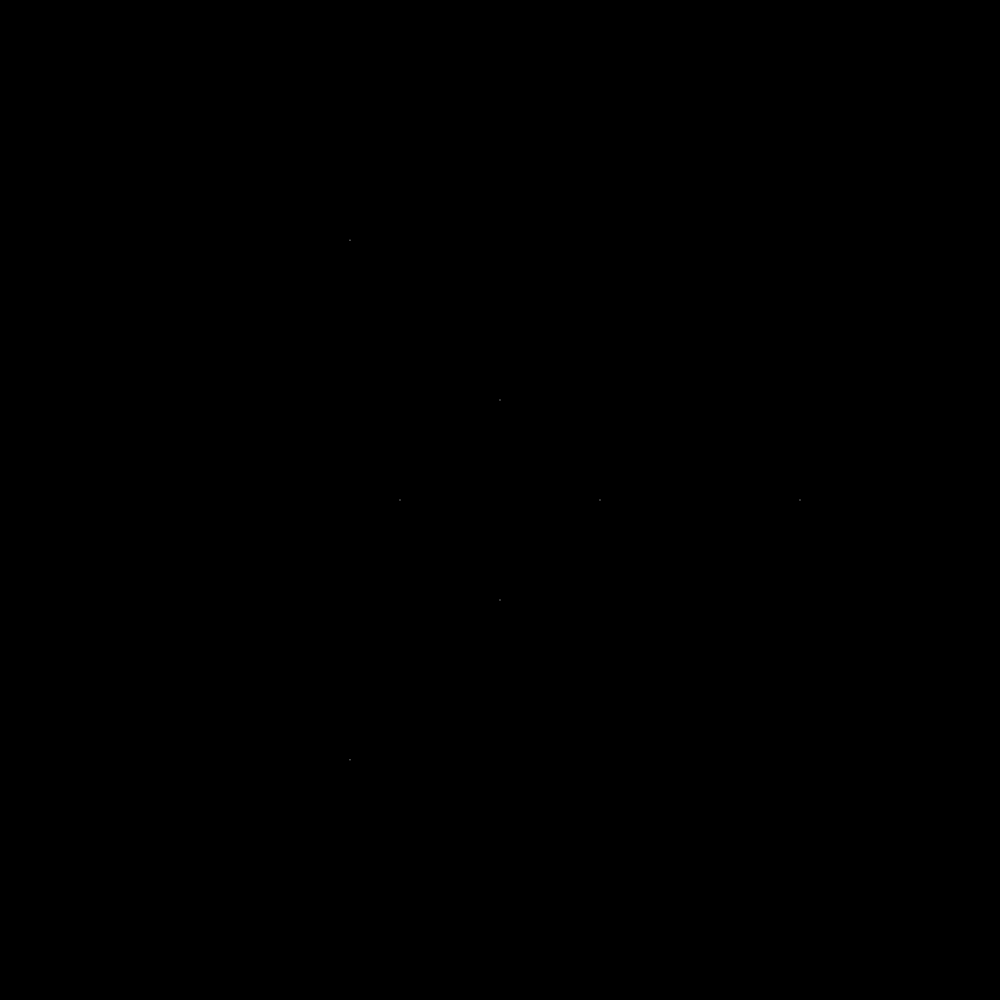
Frame 1 (no input)
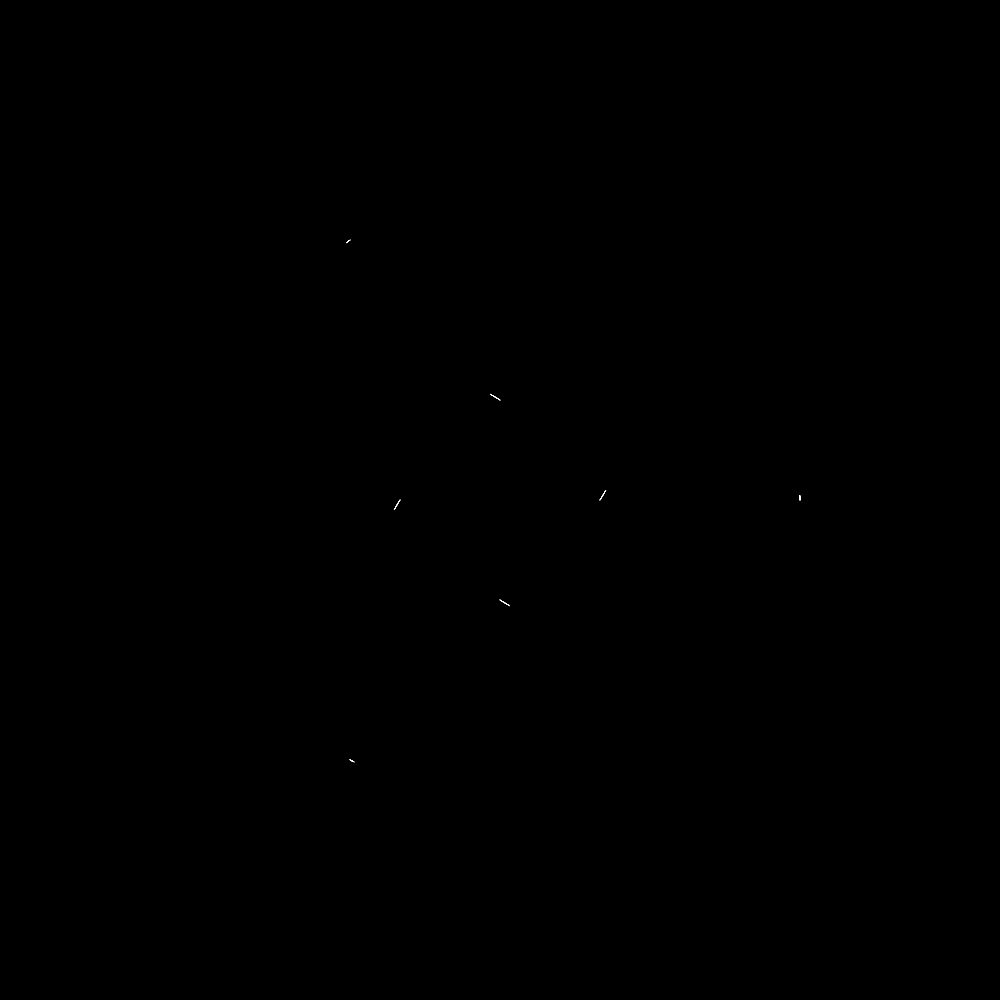
Frame 60 (no input)
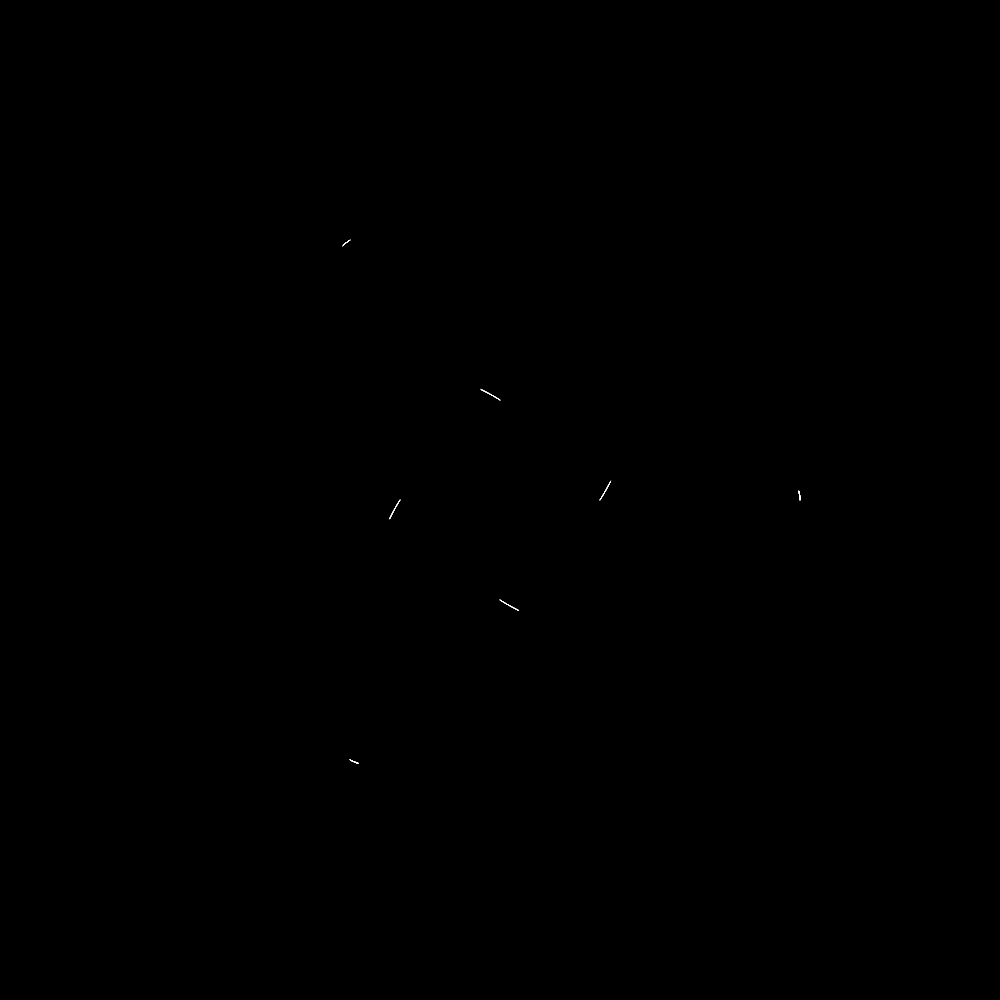
Frame 120 (the mouse pressed at the canvas centre since frame 60)

The p5.js sketch that drew these frames (run headless with seeded random() and noise() and a simulated clock; from frame 60 on, the mouse is pressed at the canvas centre):

// p5.js sketch
// ── sketch.js
"use strict";

var gravConstant = 2e2;
var timeStep = 0.05;

var sqrd = function sqrd(x) {
  return x * x;
}

var TwoDVector = class TwoDVector {
  constructor(x, y) {
    this.x = x;
    this.y = y;
  }

  copy() {
    return new TwoDVector(this.x, this.y);
  }

  dist(v) {
    return sqrt(dist2(v));
  }

  dist2(v) {
    return sqrd(this.x - v.x) + sqrd(this.y - v.y);
  }

  minus(v) {
    return new TwoDVector(this.x - v.x, this.y - v.y);
  }

  incrementBy(v) {
    this.x += v.x;
    this.y += v.y;
  }


  normalized() {
    var length = sqrt(sqrd(this.x) + sqrd(this.y));
    if (length == 0) {
      return this;
    }
    return this.scaleBy(1.0 / length);
  }

  plus(v) {
    return new TwoDVector(this.x + v.x, this.y + v.y);
  }

  scaleBy(s) {
    return new TwoDVector(this.x * s, this.y * s);
  }
}

var Mass = class Mass {
  constructor(m, x, y, vx, vy) {
    this.mass = m;
    this.p = new TwoDVector(x, y);
    this.v = new TwoDVector(vx, vy);
    this.previousP = this.p.copy();
  }

  moveForwardBy(timeStep, acceleration) {
    this.previousP = this.p.copy();
    var deltaP = this.v.scaleBy(timeStep).plus(acceleration.scaleBy(timeStep * 0.5));
    this.p.incrementBy(deltaP);
    var deltaV = acceleration.scaleBy(timeStep);
    this.v.incrementBy(deltaV);
  }

  forceTowards(m) {
    var force = gravConstant * this.mass * m.mass / this.p.dist2(m.p);
    return m.p.minus(this.p).normalized().scaleBy(force);
  }
};

var MassSystem = class MassSystem {
  constructor() {
    this.masses = [];
    // this.time = 0.0;
  }

  addMass(mass, x, y, vx, vy) {
    var mass = new Mass(mass, x, y, vx, vy);
    this.masses.push(mass);
  }

  moveForwardBy(timeStep) {
    var accelerations = [];
    for (var massIndex in this.masses) {
      var mass = this.masses[massIndex];
      accelerations.push(this.accelerationOnMass(mass));
    }
    for (var massIndex in this.masses) {
      var mass = this.masses[massIndex];
      mass.moveForwardBy(timeStep, accelerations[massIndex]);
    }
  }

  accelerationOnMass(m) {
    var force = new TwoDVector(0, 0);
    for (var massIndex in this.masses) {
      var m_ = this.masses[massIndex];
      if (m_ != m) {
        force.incrementBy(m.forceTowards(m_));
      }
    }
    return force.scaleBy(1.0 / m.mass);
  }
};

var universe = new MassSystem();

function setup() {
  createCanvas(1000, 1000);
  var numMasses = 3;
  var mass_ = 5;
  for (var i = 0; i < numMasses; i++) {
    var angle = i * 2 * PI / numMasses;
    var x = width * 0.3 * cos(angle);
    var y = width * 0.3 * sin(angle);
    var vAngle = angle + PI / 2;
    var speed = 1.5;
    var vx = speed * cos(vAngle);
    var vy = speed * sin(vAngle);
    universe.addMass(mass_, x, y, vx, vy);
  }
  var numMasses = 4;
  for (var i = 0; i < numMasses; i++) {
    var angle = i * 2 * PI / numMasses;
    var x = width * 0.1 * cos(angle);
    var y = width * 0.1 * sin(angle);
    var vAngle = angle + 1;
    var speed = 3.8;
    var vx = speed * cos(vAngle);
    var vy = speed * sin(vAngle);
    universe.addMass(mass_, x, y, vx, vy);
  }

  background(0);
}

function draw() {
  translate(width / 2, height / 2);
  scale(1, -1);
  stroke(255);
  strokeWeight(1);
  for (var i = 0; i < 1; ++i) {
    for (var massIndex in universe.masses) {
      var mass = universe.masses[massIndex];
      var previousP = mass.previousP;
      var p = mass.p;
      line(previousP.x, previousP.y, p.x, p.y);
    }
    universe.moveForwardBy(timeStep);
  }
}
